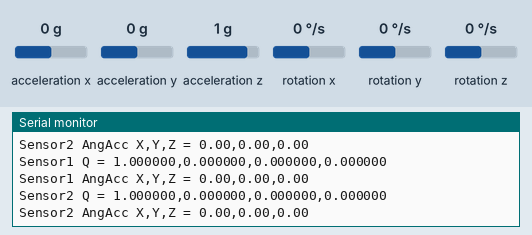
Recording of a sketch running on a simulated Raspberry Pi Pico. On the bench: the last lines printed to the serial monitor. Wiring (inferred from the names in the program): MPU-6050 motion sensor at I2C address 0x68; MPU-6050 motion sensor at I2C address 0x69. The test bench sets the inputs (shaded band); at power-on: acceleration x 0 g, acceleration y 0 g, acceleration z 1 g, rotation x 0 °/s, rotation y 0 °/s, rotation z 0 °/s.

Above: at 19.6 s.
19.7 s: acceleration x set to -1.4 g
At 20.3 s:
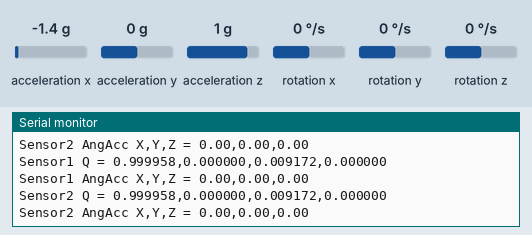
21.2 s: acceleration y set to -1.4 g
At 21.8 s:
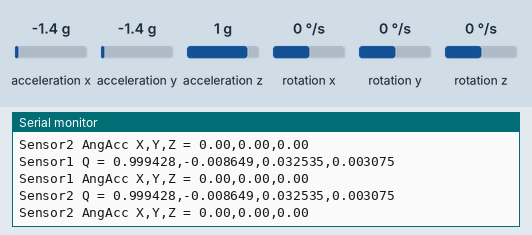
22.7 s: acceleration z set to -1.4 g
At 23.4 s:
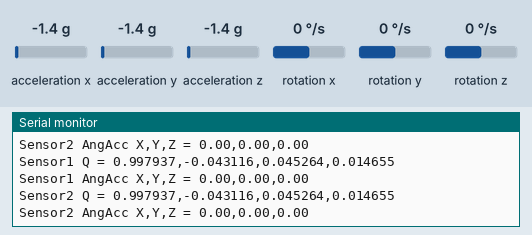
24.2 s: rotation x set to -192 °/s
At 24.9 s:
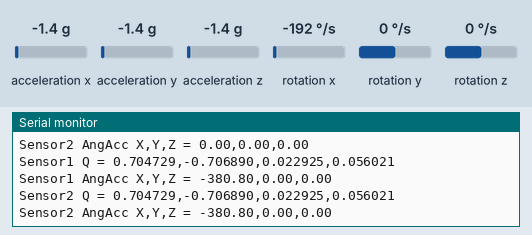
25.7 s: rotation y set to -192 °/s
At 26.4 s:
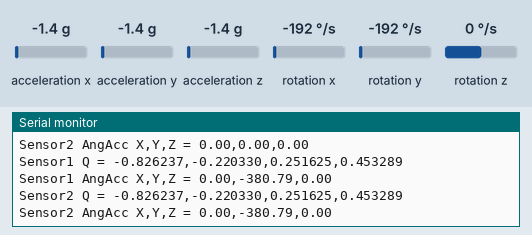
Timing chart, 0 to 28.2 s (numbered marks = the images above; inputs shaded):
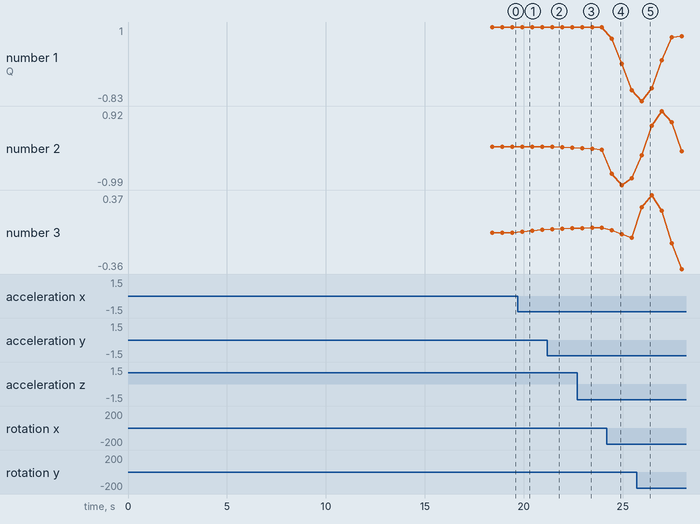

The sketch:

twoIMUs_2.ino
```cpp
#include <Wire.h>

// I2C addresses for the two MPU-6050s (AD0=GND → 0x68; AD0=3V3 → 0x69)
const uint8_t MPU1_ADDR = 0x68;
const uint8_t MPU2_ADDR = 0x69;

// Calibration offsets
float ax_off1, ay_off1, az_off1, gx_off1, gy_off1, gz_off1;
float ax_off2, ay_off2, az_off2, gx_off2, gy_off2, gz_off2;

// Quaternion state: sensor 1
float q0_1 = 1, q1_1 = 0, q2_1 = 0, q3_1 = 0;
// Quaternion state: sensor 2
float q0_2 = 1, q1_2 = 0, q2_2 = 0, q3_2 = 0;

// Previous normalized gyro readings for angular acceleration
float prev_gx1 = 0, prev_gy1 = 0, prev_gz1 = 0;
float prev_gx2 = 0, prev_gy2 = 0, prev_gz2 = 0;

// Timing
unsigned long lastTime;
const float accWeight = 0.02f;  // accelerometer “trust” in complementary filter

// Wake up MPU by clearing sleep bit
void wakeMPU(uint8_t addr) {
  Wire.beginTransmission(addr);
  Wire.write(0x6B);
  Wire.write(0x00);
  Wire.endTransmission();
  delay(100);
}

// Read raw accelerometer + gyro from given address
void readRaw(uint8_t addr,
             int16_t &ax, int16_t &ay, int16_t &az,
             int16_t &gx, int16_t &gy, int16_t &gz) {
  Wire.beginTransmission(addr);
  Wire.write(0x3B);
  Wire.endTransmission(false);
  Wire.requestFrom(addr, (uint8_t)14);
  if (Wire.available() >= 14) {
    ax = (Wire.read() << 8) | Wire.read();
    ay = (Wire.read() << 8) | Wire.read();
    az = (Wire.read() << 8) | Wire.read();
    Wire.read(); Wire.read();  // skip temp
    gx = (Wire.read() << 8) | Wire.read();
    gy = (Wire.read() << 8) | Wire.read();
    gz = (Wire.read() << 8) | Wire.read();
  }
}

// Calibrate one MPU, filling offsets
void calibrateSensor(uint8_t addr,
                     float &ax_off, float &ay_off, float &az_off,
                     float &gx_off, float &gy_off, float &gz_off) {
  const int samples = 2000;
  long sum_ax=0, sum_ay=0, sum_az=0;
  long sum_gx=0, sum_gy=0, sum_gz=0;
  Serial.print("Calibrating 0x"); Serial.println(addr, HEX);
  for (int i = 0; i < samples; i++) {
    int16_t ax, ay, az, gx, gy, gz;
    readRaw(addr, ax, ay, az, gx, gy, gz);
    sum_ax += ax; sum_ay += ay; sum_az += az;
    sum_gx += gx; sum_gy += gy; sum_gz += gz;
    delay(3);
  }
  ax_off = sum_ax / (float)samples;
  ay_off = sum_ay / (float)samples;
  az_off = (sum_az / (float)samples) - 16384.0f;  // remove 1 g
  gx_off = sum_gx / (float)samples;
  gy_off = sum_gy / (float)samples;
  gz_off = sum_gz / (float)samples;
  Serial.print("Offsets: ");
  Serial.print(ax_off,1); Serial.print(", ");
  Serial.print(ay_off,1); Serial.print(", ");
  Serial.print(az_off,1); Serial.print(", ");
  Serial.print(gx_off,1); Serial.print(", ");
  Serial.print(gy_off,1); Serial.print(", ");
  Serial.println(gz_off,1);
}

void setup() {
  Serial.begin(115200);
  while (!Serial) {}

  // Route I²C to pins 18 (SDA) / 19 (SCL)
  Wire.setSDA(18);
  Wire.setSCL(19);
  Wire.begin();

  // Wake both MPUs
  wakeMPU(MPU1_ADDR);
  wakeMPU(MPU2_ADDR);

  // Calibrate both
  calibrateSensor(MPU1_ADDR,
                  ax_off1, ay_off1, az_off1,
                  gx_off1, gy_off1, gz_off1);
  calibrateSensor(MPU2_ADDR,
                  ax_off2, ay_off2, az_off2,
                  gx_off2, gy_off2, gz_off2);

  // Prime previous gyro readings to avoid dt=0 spike
  {
    int16_t ax, ay, az, gx, gy, gz;
    readRaw(MPU1_ADDR, ax, ay, az, gx, gy, gz);
    prev_gx1 = (gx - gx_off1) / 131.0f;
    prev_gy1 = (gy - gy_off1) / 131.0f;
    prev_gz1 = (gz - gz_off1) / 131.0f;
    readRaw(MPU2_ADDR, ax, ay, az, gx, gy, gz);
    prev_gx2 = (gx - gx_off2) / 131.0f;
    prev_gy2 = (gy - gy_off2) / 131.0f;
    prev_gz2 = (gz - gz_off2) / 131.0f;
  }

  lastTime = micros();
  Serial.println("Calibration complete. Starting loop…\n");
}

void loop() {
  // Compute dt and clamp to avoid zero
  unsigned long now = micros();
  float dt = (now - lastTime) * 1e-6f;
  lastTime = now;
  if (dt <= 0) dt = 1e-6f;

  // --- SENSOR 1 ---
  int16_t raw_ax1, raw_ay1, raw_az1, raw_gx1, raw_gy1, raw_gz1;
  readRaw(MPU1_ADDR, raw_ax1, raw_ay1, raw_az1, raw_gx1, raw_gy1, raw_gz1);
  float axn1 = (raw_ax1 - ax_off1) / 16384.0f;
  float ayn1 = (raw_ay1 - ay_off1) / 16384.0f;
  float azn1 = (raw_az1 - az_off1) / 16384.0f;
  float gxn1 = (raw_gx1 - gx_off1) / 131.0f;  // deg/s
  float gyn1 = (raw_gy1 - gy_off1) / 131.0f;
  float gzn1 = (raw_gz1 - gz_off1) / 131.0f;
  // Angular acceleration
  float angAccX1 = (gxn1 - prev_gx1) / dt;
  float angAccY1 = (gyn1 - prev_gy1) / dt;
  float angAccZ1 = (gzn1 - prev_gz1) / dt;
  prev_gx1 = gxn1; prev_gy1 = gyn1; prev_gz1 = gzn1;
  // Integrate gyro → quaternion
  float gx_r1 = gxn1*(PI/180.0f), gy_r1 = gyn1*(PI/180.0f), gz_r1 = gzn1*(PI/180.0f);
  float qDot0_1 = -0.5f*(q1_1*gx_r1 + q2_1*gy_r1 + q3_1*gz_r1);
  float qDot1_1 =  0.5f*(q0_1*gx_r1 + q2_1*gz_r1 - q3_1*gy_r1);
  float qDot2_1 =  0.5f*(q0_1*gy_r1 - q1_1*gz_r1 + q3_1*gx_r1);
  float qDot3_1 =  0.5f*(q0_1*gz_r1 + q1_1*gy_r1 - q2_1*gx_r1);
  q0_1 += qDot0_1*dt; q1_1 += qDot1_1*dt; q2_1 += qDot2_1*dt; q3_1 += qDot3_1*dt;
  float norm1 = sqrtf(q0_1*q0_1 + q1_1*q1_1 + q2_1*q2_1 + q3_1*q3_1);
  q0_1/=norm1; q1_1/=norm1; q2_1/=norm1; q3_1/=norm1;
  // Accelerometer correction
  float roll_acc1  = atan2f(ayn1, azn1);
  float pitch_acc1 = atan2f(-axn1, sqrtf(ayn1*ayn1 + azn1*azn1));
  float cr1 = cosf(roll_acc1*0.5f), sr1 = sinf(roll_acc1*0.5f);
  float cp1 = cosf(pitch_acc1*0.5f), sp1 = sinf(pitch_acc1*0.5f);
  float q_acc0_1 = cp1*cr1, q_acc1_1 = cp1*sr1, q_acc2_1 = sp1*cr1, q_acc3_1 = -sp1*sr1;
  q0_1 = (1-accWeight)*q0_1 + accWeight*q_acc0_1;
  q1_1 = (1-accWeight)*q1_1 + accWeight*q_acc1_1;
  q2_1 = (1-accWeight)*q2_1 + accWeight*q_acc2_1;
  q3_1 = (1-accWeight)*q3_1 + accWeight*q_acc3_1;
  norm1 = sqrtf(q0_1*q0_1 + q1_1*q1_1 + q2_1*q2_1 + q3_1*q3_1);
  q0_1/=norm1; q1_1/=norm1; q2_1/=norm1; q3_1/=norm1;

  // --- SENSOR 2 ---
  int16_t raw_ax2, raw_ay2, raw_az2, raw_gx2, raw_gy2, raw_gz2;
  readRaw(MPU2_ADDR, raw_ax2, raw_ay2, raw_az2, raw_gx2, raw_gy2, raw_gz2);
  float axn2 = (raw_ax2 - ax_off2) / 16384.0f;
  float ayn2 = (raw_ay2 - ay_off2) / 16384.0f;
  float azn2 = (raw_az2 - az_off2) / 16384.0f;
  float gxn2 = (raw_gx2 - gx_off2) / 131.0f;
  float gyn2 = (raw_gy2 - gy_off2) / 131.0f;
  float gzn2 = (raw_gz2 - gz_off2) / 131.0f;
  float angAccX2 = (gxn2 - prev_gx2) / dt;
  float angAccY2 = (gyn2 - prev_gy2) / dt;
  float angAccZ2 = (gzn2 - prev_gz2) / dt;
  prev_gx2 = gxn2; prev_gy2 = gyn2; prev_gz2 = gzn2;
  float gx_r2 = gxn2*(PI/180.0f), gy_r2 = gyn2*(PI/180.0f), gz_r2 = gzn2*(PI/180.0f);
  float qDot0_2 = -0.5f*(q1_2*gx_r2 + q2_2*gy_r2 + q3_2*gz_r2);
  float qDot1_2 =  0.5f*(q0_2*gx_r2 + q2_2*gz_r2 - q3_2*gy_r2);
  float qDot2_2 =  0.5f*(q0_2*gy_r2 - q1_2*gz_r2 + q3_2*gx_r2);
  float qDot3_2 =  0.5f*(q0_2*gz_r2 + q1_2*gy_r2 - q2_2*gx_r2);
  q0_2 += qDot0_2*dt; q1_2 += qDot1_2*dt; q2_2 += qDot2_2*dt; q3_2 += qDot3_2*dt;
  float norm2 = sqrtf(q0_2*q0_2 + q1_2*q1_2 + q2_2*q2_2 + q3_2*q3_2);
  q0_2/=norm2; q1_2/=norm2; q2_2/=norm2; q3_2/=norm2;
  float roll_acc2  = atan2f(ayn2, azn2);
  float pitch_acc2 = atan2f(-axn2, sqrtf(ayn2*ayn2 + azn2*azn2));
  float cr2 = cosf(roll_acc2*0.5f), sr2 = sinf(roll_acc2*0.5f);
  float cp2 = cosf(pitch_acc2*0.5f), sp2 = sinf(pitch_acc2*0.5f);
  float q_acc0_2 = cp2*cr2, q_acc1_2 = cp2*sr2, q_acc2_2 = sp2*cr2, q_acc3_2 = -sp2*sr2;
  q0_2 = (1-accWeight)*q0_2 + accWeight*q_acc0_2;
  q1_2 = (1-accWeight)*q1_2 + accWeight*q_acc1_2;
  q2_2 = (1-accWeight)*q2_2 + accWeight*q_acc2_2;
  q3_2 = (1-accWeight)*q3_2 + accWeight*q_acc3_2;
  norm2 = sqrtf(q0_2*q0_2 + q1_2*q1_2 + q2_2*q2_2 + q3_2*q3_2);
  q0_2/=norm2; q1_2/=norm2; q2_2/=norm2; q3_2/=norm2;

  // --- Output ---
  Serial.print("Sensor1 Q = ");
  Serial.print(q0_1,6); Serial.print(',');
  Serial.print(q1_1,6); Serial.print(',');
  Serial.print(q2_1,6); Serial.print(',');
  Serial.println(q3_1,6);

  Serial.print("Sensor1 AngAcc X,Y,Z = ");
  Serial.print(angAccX1,2); Serial.print(',');
  Serial.print(angAccY1,2); Serial.print(',');
  Serial.println(angAccZ1,2);

  Serial.print("Sensor2 Q = ");
  Serial.print(q0_2,6); Serial.print(',');
  Serial.print(q1_2,6); Serial.print(',');
  Serial.print(q2_2,6); Serial.print(',');
  Serial.println(q3_2,6);

  Serial.print("Sensor2 AngAcc X,Y,Z = ");
  Serial.print(angAccX2,2); Serial.print(',');
  Serial.print(angAccY2,2); Serial.print(',');
  Serial.println(angAccZ2,2);

  delay(500);  // 2 Hz updates
}
```

Measured:
- after the input at 19.7 s, the serial monitor: prints a new line after 0.22 s (image 1)
- after the input at 21.2 s, the serial monitor: prints a new line after 0.23 s (image 2)
- after the input at 22.7 s, the serial monitor: prints a new line after 0.25 s (image 3)
- after the input at 24.2 s, the serial monitor: prints a new line after 0.26 s (image 4)
- after the input at 25.7 s, the serial monitor: prints a new line after 0.27 s (image 5)
- plotted number 1: 1 → 1 after the input at 19.7 s, 1 → 1 after the input at 21.2 s, 1 → 1 after the input at 22.7 s, 1 → -0.56 after the input at 24.2 s, -0.56 → 0.77 after the input at 25.7 s
- plotted number 2: 0 → -0.03 after the input at 21.2 s, -0.03 → -0.08 after the input at 22.7 s, -0.08 → -0.83 after the input at 24.2 s, -0.83 → -0.12 after the input at 25.7 s
- plotted number 3: 0 → 0.03 after the input at 19.7 s, 0.03 → 0.04 after the input at 21.2 s, 0.04 → 0.05 after the input at 22.7 s, 0.05 → -0.05 after the input at 24.2 s, -0.05 → -0.36 after the input at 25.7 s
